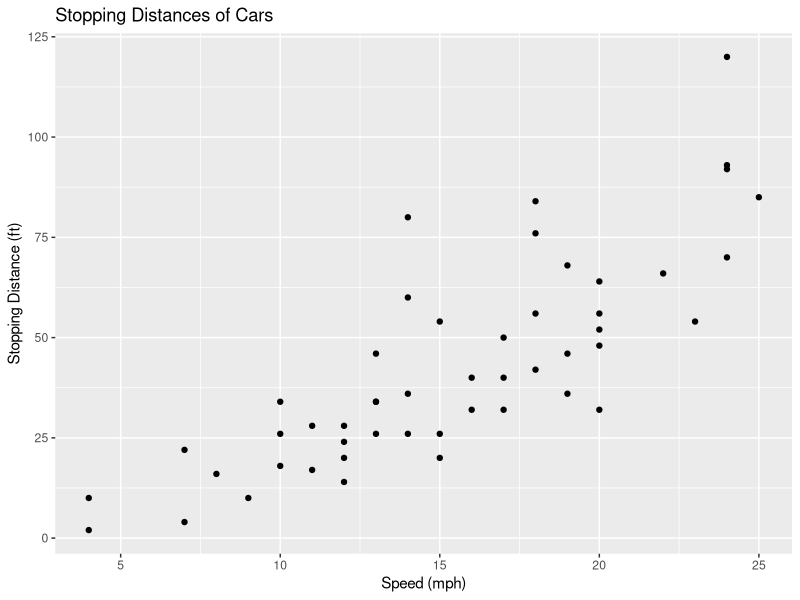

Write R code to recreate this figure.
library(tidyverse)

#here a comment

library(ggplot2)

head(cars)
plot <- cars %>% ggplot() + aes(speed, dist) + geom_point() + labs(
  title = "Stopping Distances of Cars",
  x = "Speed (mph)",
  y = "Stopping Distance (ft)"
)

ggsave('plot.png',plot=plot)
#new change I want to revert